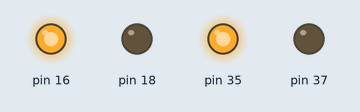
A program run on a simulated Raspberry Pi (header pin numbers). Shown: output pins drawn as LEDs (lit = HIGH). What the program prints to the terminal is not drawn. At 17.0 s the program stops and its outputs stay as they are.

Above: at 0.1 s.
At 6.1 s:
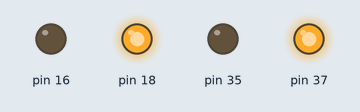
At 12.1 s:
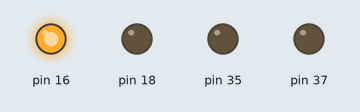
At 15.1 s:
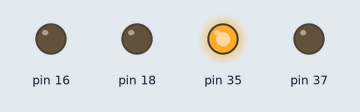
At 17.1 s:
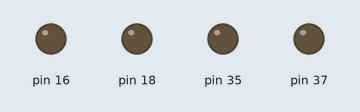
Timing chart, 0 to 18.5 s (numbered marks = the images above):
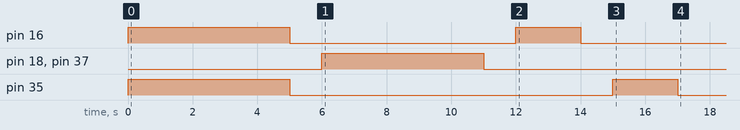

The program:

WheelModule.py
```python
# -*- coding: utf-8 -*-
###################################################
#               智能小车1.0 -- 电机模块
#
#               @author chenph
#               @date 2018/5/10
###################################################

import RPi.GPIO as GPIO
import time


class WheelModule:

    # 初始化
    def __init__(self, PIN_IN1_L, PIN_IN2_L,PIN_IN1_R, PIN_IN2_R):
        print('Wheel Module In Progress')
        GPIO.setmode(GPIO.BOARD)
        self.PIN_IN1_L = PIN_IN1_L
        self.PIN_IN2_L = PIN_IN2_L
        self.PIN_IN1_R = PIN_IN1_R
        self.PIN_IN2_R = PIN_IN2_R
        GPIO.setup(self.PIN_IN1_L, GPIO.OUT)
        GPIO.setup(self.PIN_IN2_L, GPIO.OUT)
        GPIO.setup(self.PIN_IN1_R, GPIO.OUT)
        GPIO.setup(self.PIN_IN2_R, GPIO.OUT)
        """
        self.motor_L = GPIO.PWM(PIN_L,100)
        self.motor_L.start(100)
        self.motor_R = GPIO.PWM(PIN_R,100)
        self.motor_R.start(100)
        """

    # 前进的代码
    def forward(self):
        GPIO.output(self.PIN_IN1_L, GPIO.HIGH)
        GPIO.output(self.PIN_IN2_L, GPIO.LOW)
        GPIO.output(self.PIN_IN1_R, GPIO.HIGH)
        GPIO.output(self.PIN_IN2_R, GPIO.LOW)

    # 后退
    def backOff(self):
        GPIO.output(self.PIN_IN1_L, GPIO.LOW)
        GPIO.output(self.PIN_IN2_L, GPIO.HIGH)
        GPIO.output(self.PIN_IN1_R, GPIO.LOW)
        GPIO.output(self.PIN_IN2_R, GPIO.HIGH)

    """
    def forward_S(self,speed):
        if speed>0 :
            if speed > 100 :
                speed = 100
            self.motor_L.ChangeDutyCycle(speed)
            self.motor_R.ChangeDutyCycle(speed)
            GPIO.output(self.PIN_IN1_L, GPIO.HIGH)
            GPIO.output(self.PIN_IN2_L, GPIO.LOW)
            GPIO.output(self.PIN_IN1_R, GPIO.HIGH)
            GPIO.output(self.PIN_IN2_R, GPIO.LOW)

    """


    # 左转
    def leftTurn(self):
        GPIO.output(self.PIN_IN1_L, GPIO.HIGH)
        GPIO.output(self.PIN_IN2_L, GPIO.LOW)
        GPIO.output(self.PIN_IN1_R, GPIO.LOW)
        GPIO.output(self.PIN_IN2_R, GPIO.LOW)

    # 右转
    def rightTurn(self):
        GPIO.output(self.PIN_IN1_L, GPIO.LOW)
        GPIO.output(self.PIN_IN2_L, GPIO.LOW)
        GPIO.output(self.PIN_IN1_R, GPIO.HIGH)
        GPIO.output(self.PIN_IN2_R, GPIO.LOW)

    # 停止
    def stop(self):
        GPIO.output(self.PIN_IN1_L, GPIO.LOW)
        GPIO.output(self.PIN_IN2_L, GPIO.LOW)
        GPIO.output(self.PIN_IN1_R, GPIO.LOW)
        GPIO.output(self.PIN_IN2_R, GPIO.LOW)


if __name__ == "__main__":
    try:
        m = WheelModule(16, 18, 35, 37)
        m.forward()
        time.sleep(5)
        m.stop()
        time.sleep(1)

        m.backOff()
        time.sleep(5)
        m.stop()
        time.sleep(1)

        m.leftTurn()
        time.sleep(2)
        m.stop()
        time.sleep(1)

        m.rightTurn()
        time.sleep(2)
        m.stop()
    except KeyboardInterrupt:
        pass
    GPIO.cleanup()
```

Measured:
- by itself, pin 16: LOW → HIGH at 0.00 s, → LOW 5.0 s later, → HIGH 7.0 s later, → LOW 2.0 s later
- by itself, pin 18, pin 37: LOW → HIGH at 6.0 s, → LOW 5.0 s later
- by itself, pin 35: LOW → HIGH at 0.00 s, → LOW 5.0 s later, → HIGH 10.0 s later, → LOW 2.0 s later
